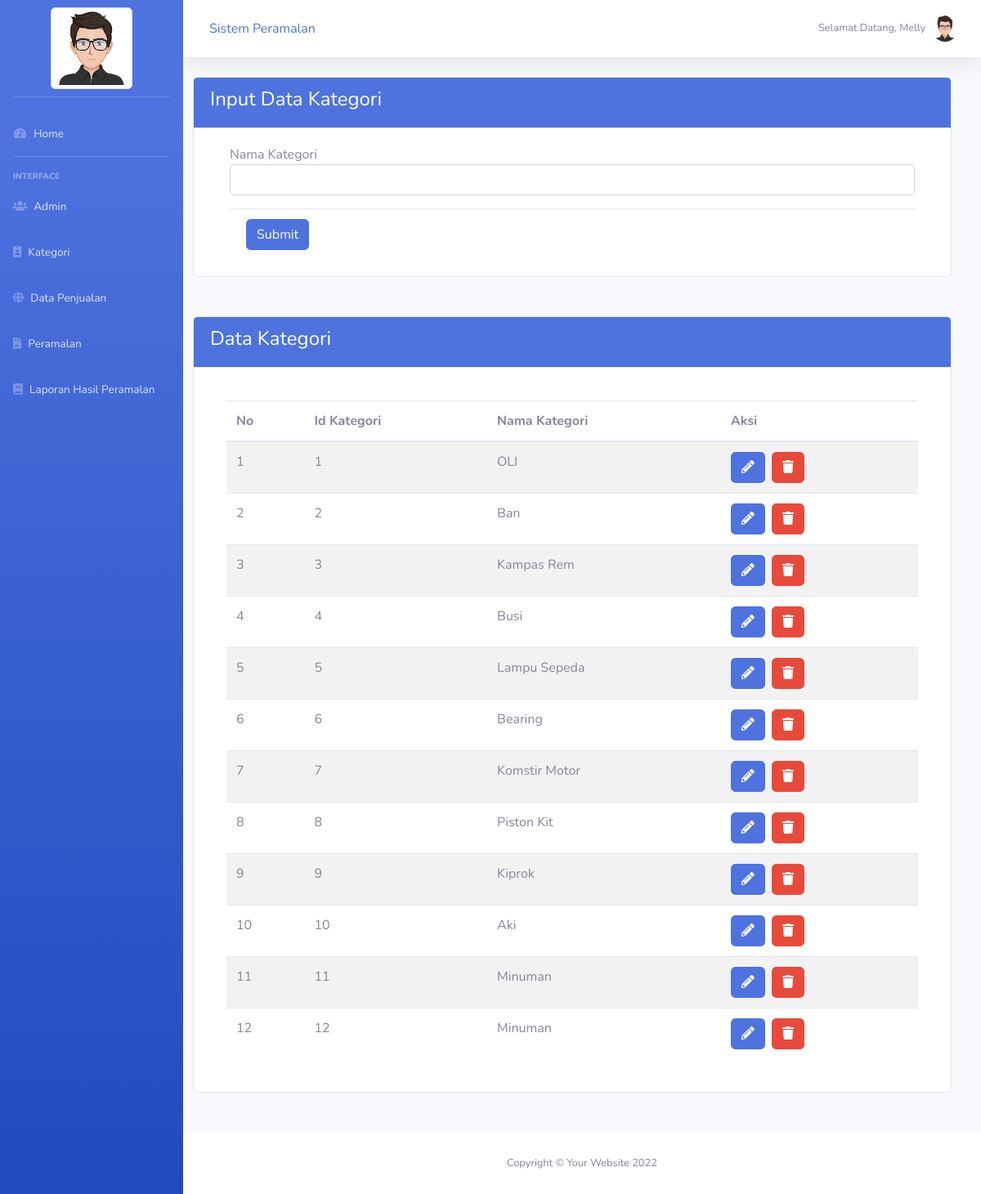
The app's page /kategori/index.php (signed in) with its own data.
### tables this page shows
CREATE TABLE `kategori` (
  `id_kategori` int(11) NOT NULL,
  `nama_kategori` char(100) NOT NULL
);

### config/config.php (called while the page is built, shortened)
<?php
function base_url($url = null)
{
    $base_url = "http://localhost/sistemprediksi";
    if ($url != null) {
        return $base_url . "/" . $url;
    } else {
        return $base_url;
    }
}

### kategori/index.php (the view, shortened to what this page needs)
<?php include_once('header.php');
require_once "../config/config.php";
?>
<div class="row col-lg-12">
    <div class="col-lg-12">
        <div class="card">
            <div class="card-header bg-primary">
                <h4 class="text-white">Input Data Kategori</h4>
            </div>
            <div class="container">
                <div class="row align-items-center">
                    <div class="col">
                        <div class="card-body">
                            <form action="" enctype="multipart/form-data" method="post">
                                <div class="form-group">
                                    <div class="section-title mt-0">Nama Kategori</div>
                                    <div class="input-group mb-2">
                                        <input type="text" name="namakategori" class="form-control">
                                    </div>
                                </div>
                                <div class="card-footer bg-white">
                                    <button class="btn btn-primary mr-1" type="submit" name="submit">Submit</button>
                                </div>
                        </div>
                    </div>
                </div>
            </div>
        </div>
    </div>
    <div class="col-lg-12 mt-5">
        <div class="card">
            <div class="card-header bg-primary">
                <h4 class="text-white">Data Kategori</h4>
            </div>
            <div class="card-body">
                <div class="card-body">
                    <div class="table-responsive">
                        <div class="table-responsive">
                            <table class="table table-striped mb-0 admin" id="admin">
                                <thead>
                                    <tr>
                                        <th>No</th>
                                        <th>Id Kategori</th>
                                        <th>Nama Kategori</th>
                                        <th>Aksi</th>
                                    </tr>
                                </thead>
                                <tbody>
                                    <?php
                                    $SqlQuery = mysqli_query($con, "SELECT * FROM kategori");
                                    $no = 1;
                                    if (mysqli_num_rows($SqlQuery) > 0) {
                                        while ($row = mysqli_fetch_array($SqlQuery)) {
                                    ?>
                                            <tr>
                                                <td><?= $no++ ?></td>
                                                <td><?= $row['id_kategori'] ?></td>
                                                <td><?= $row['nama_kategori'] ?></td>
                                                <td>
                                                    <a href="edit.php?id=<?= $row['id_kategori'] ?>" class="btn btn-primary btn-action mr-1" title="Edit"><i class="fas fa-pencil-alt"></i></a>
                                                    <a href="delete.php?id=<?= $row['id_kategori'] ?>" class="btn btn-danger btn-xs delete-data" title="hapus"><i class="fas fa-trash"></i></a>
                                                </td>
                                            </tr>
                                    <?php
                                        }
                                    } else {
                                        echo "<tr><td colspan=\"8\" align=\"center\">data tidak ada</td></tr>";
                                    }
                                    ?>
                                </tbody>
                            </table>
                        </div>
                    </div>
                </div>
            </div>
        </div>
    </div>
</div>
<?php include_once('footer.php');
?>

### kategori/header.php (shortened to what this page needs)
<?php
require_once "../config/config.php";
if (!isset($_SESSION['username'])) {
    echo "<script>window.location='" . base_url('') . "';</script>";
} else {
?>
    <!DOCTYPE html>
    <html lang="en">
    <head>
        <link href="<?= base_url() ?>/vendor/fontawesome-free/css/all.min.css" rel="stylesheet" type="text/css">
        <link href="../datatable/css/datatables.css" rel="stylesheet" type="text/css">
        <link href="../sweetalert/sweetalert.css" rel="stylesheet" type="text/css">
        <link href="<?= base_url() ?>/css/sb-admin-2.min.css" rel="stylesheet">
    </head>
    <body id="page-top">
        <div id="wrapper">
            <ul class="navbar-nav bg-gradient-primary sidebar sidebar-dark accordion" id="accordionSidebar">
                <a class="sidebar-brand d-flex align-items-center justify-content-center" href="index.html">
                    <img class="img-thumbnail mt-5 img-responsive" src=" <?= base_url() ?>/img/fotouser/avatar7.png" style="width: 100px;">
                </a>
                <hr class="sidebar-divider mt-5">
                <li class="nav-item">
                    <a class="nav-link" href="<?= base_url() ?>/dashboard/index.php">
                        <i class="fas fa-fw fa-tachometer-alt"></i>
                        <span>Home</span></a>
                </li>
                <hr class="sidebar-divider">
                <div class="sidebar-heading">
                    Interface
                </div>
                <li class="nav-item">
                    <a class="nav-link" href="<?= base_url() ?>/user/index.php">
                        <i class="fas fa-users"></i>
                        <span>Admin</span></a>
                </li>
                <li class="nav-item">
                    <a class="nav-link" href="<?= base_url() ?>/kategori/index.php">
                        <i class="fas fa-id-badge"></i>
                        <span>Kategori</span></a>
                </li>
                <li class="nav-item">
                    <a class="nav-link" href="<?= base_url() ?>/penjualan/index.php">
                        <i class="fas fa-globe"></i>
                        <span>Data Penjualan</span></a>
                </li>
                <li class="nav-item">
                    <a class="nav-link" href="<?= base_url() ?>/perhitungan/index.php">
                        <i class="fas fa-file-contract"></i>
                        <span>Peramalan</span></a>
                </li>
                <li class="nav-item">
                    <a class="nav-link" href="<?= base_url() ?>/laporan/index.php">
                        <i class="fas fa-book"></i>
                        <span>Laporan Hasil Peramalan</span></a>
                </li>
            </ul>
            <div id="content-wrapper" class="d-flex flex-column">
                <div id="content">
                    <nav class="navbar navbar-expand navbar-light bg-white topbar mb-4 static-top shadow">
                        <a class="sidebar-brand d-flex align-items-center justify-content-center" href="index.html">
                            <div class="sidebar-brand-text mx-3">Sistem Peramalan</div>
                        </a>
                        <ul class="navbar-nav ml-auto">
                            <li class="nav-item dropdown no-arrow">
                                <a class="nav-link dropdown-toggle" href="#" id="userDropdown" role="button" data-toggle="dropdown" aria-haspopup="true" aria-expanded="false">
                                    <span class="mr-2 d-none d-lg-inline text-gray-600 small">Selamat Datang, <?= $_SESSION['nama']; ?></span>
                                    <img class="img-profile rounded-circle" src="<?= base_url() ?>/img/fotouser/avatar7.png">
                                </a>
                            </li>
                        </ul>
                    </nav>
                <?php
            }
                ?>

### kategori/footer.php (shortened to what this page needs)
<footer class="sticky-footer bg-white mt-5">
    <div class="container my-auto">
        <div class="copyright text-center my-auto">
            <span>Copyright &copy; Your Website 2022</span>
        </div>
    </div>
</footer>
</div>
</div>
</body>
</html>

### records on screen
kategori: id_kategori "1", nama_kategori "OLI"
kategori: id_kategori "2", nama_kategori "Ban"
kategori: id_kategori "3", nama_kategori "Kampas Rem"
kategori: id_kategori "4", nama_kategori "Busi"
kategori: id_kategori "5", nama_kategori "Lampu Sepeda"
kategori: id_kategori "6", nama_kategori "Bearing"
kategori: id_kategori "7", nama_kategori "Komstir Motor"
kategori: id_kategori "8", nama_kategori "Piston Kit"
kategori: id_kategori "9", nama_kategori "Kiprok"
kategori: id_kategori "10", nama_kategori "Aki"
kategori: id_kategori "11", nama_kategori "Minuman"
kategori: id_kategori "12", nama_kategori "Minuman"

### other values on screen
$_SESSION['nama'] "Melly"
